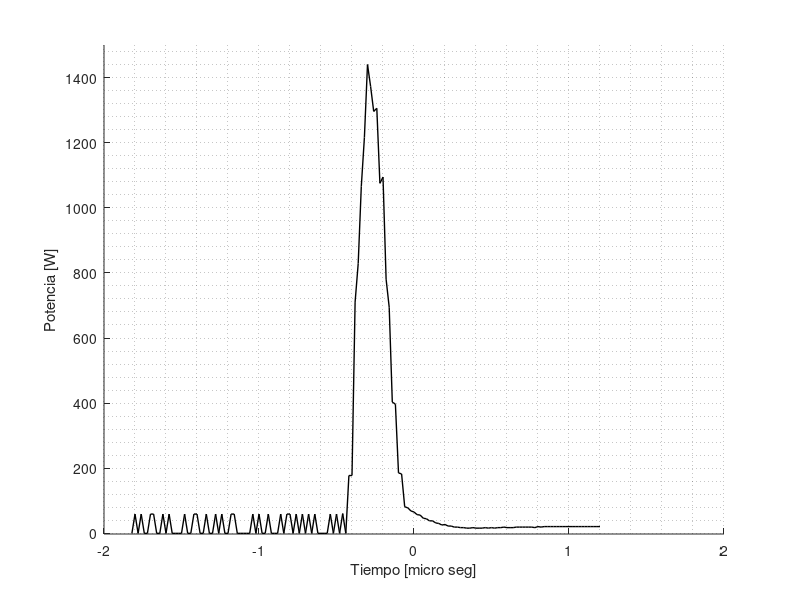
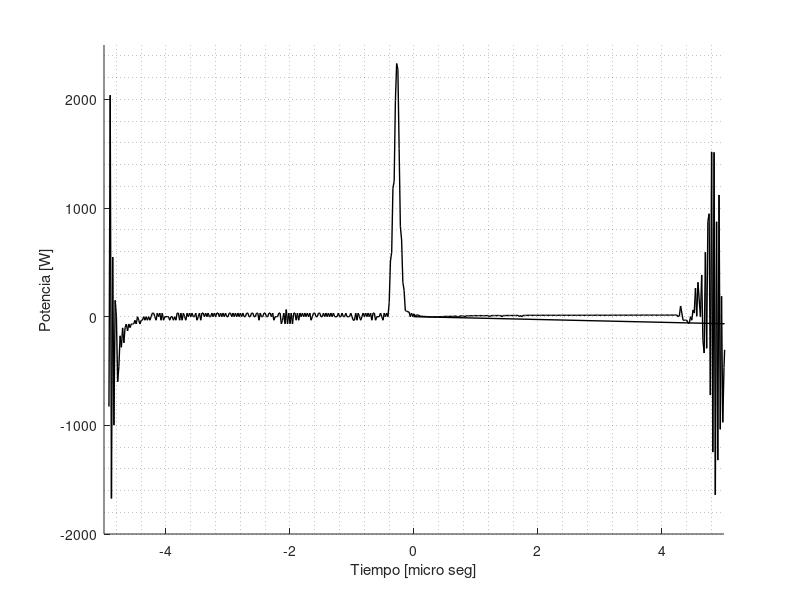
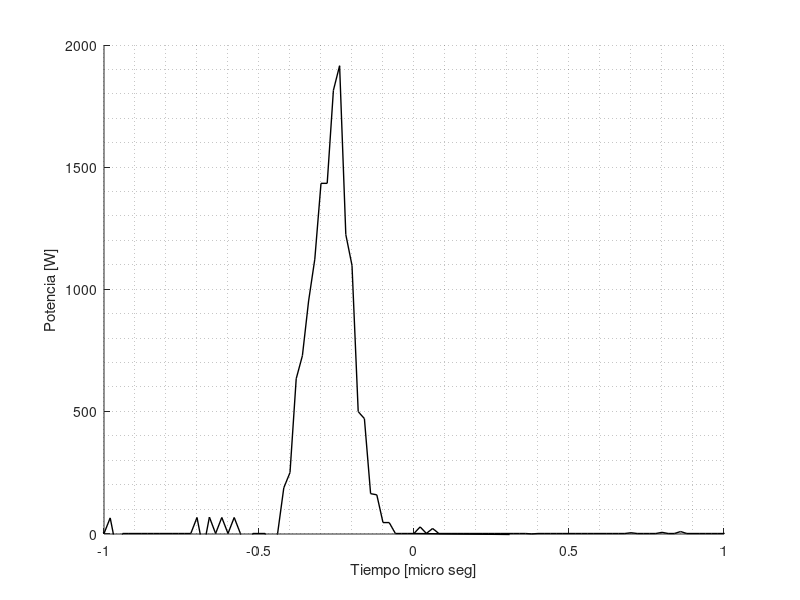

The MATLAB source for these figures, in order:
close all;
clear all;

Medicion1=dlmread('Ve1.txt','\t',1,0);
Medicion2=dlmread('Ve2.txt','\t',1,0);
Medicion3=dlmread('Ve3.txt','\t',1,0);
Tension1=dlmread('Vc1.txt','\t',1,0);
Tension2=dlmread('Vc2.txt','\t',1,0);
Tension3=dlmread('Vc3.txt','\t',1,0);

Medicion1(:,1)=Medicion1(:,1)*1000000;	%tiempo en micro seg
Medicion2(:,1)=Medicion2(:,1)*1000000;
Medicion3(:,1)=Medicion3(:,1)*1000000;
Tension1(:,1)=Tension1(:,1)*1000000;
Tension2(:,1)=Tension2(:,1)*1000000;
Tension3(:,1)=Tension3(:,1)*1000000;

Corriente1=Medicion1;
Corriente1(:,2)=Corriente1(:,2)/0.1;

Corriente2=Medicion2;
Corriente2(:,2)=Corriente2(:,2)/0.1;

Corriente3=Medicion3;
Corriente3(:,2)=Corriente3(:,2)/0.1;

Corriente_aux1=Corriente1(:,2);
Corriente_aux2=Corriente2(:,2);
Corriente_aux3=Corriente3(:,2);

Tension_aux1=Tension1(:,2);
Tension_aux2=Tension2(:,2);
Tension_aux3=Tension3(:,2);

Potencia1=Tension_aux1.*Corriente_aux1;
Potencia2=Tension_aux2.*Corriente_aux2;
Potencia3=Tension_aux3.*Corriente_aux3;

tiempo=Corriente1(:,1);

t=tiempo(2)-tiempo(1);
Energia_disipada1=t/1000000*sum(Potencia1(95:end))
Energia_disipada2=t/1000000*sum(Potencia2(95:end))
Energia_disipada3=t/1000000*sum(Potencia3(95:end))
frec=100000;
T=1/frec;
Potencia_media1=1/T*t/1000000*sum(Potencia1(95:end))
Potencia_media2=1/T*t/1000000*sum(Potencia2(95:end))
Potencia_media3=1/T*t/1000000*sum(Potencia3(95:end))

figure
hold on
plot(tiempo(250:end-200),Potencia1(250:end-200),'k-','Linewidth',1)
xlabel('Tiempo [micro seg]')
ylabel('Potencia [W]')
axis([-2 2 -2 1500])
grid minor
print('Potencia1.png','-dpng');

figure
hold on
plot(tiempo(95:end),Potencia2(95:end),'k-','Linewidth',1)
xlabel('Tiempo [micro seg]')
ylabel('Potencia [W]')
axis([-5 5 -2000 2500])
grid minor
print('Potencia2.png','-dpng');

figure
hold on
plot(tiempo,Potencia3,'k-','Linewidth',1)
xlabel('Tiempo [micro seg]')
ylabel('Potencia [W]')
axis([-1 1 -2 2000])
grid minor
print('Potencia3.png','-dpng');
